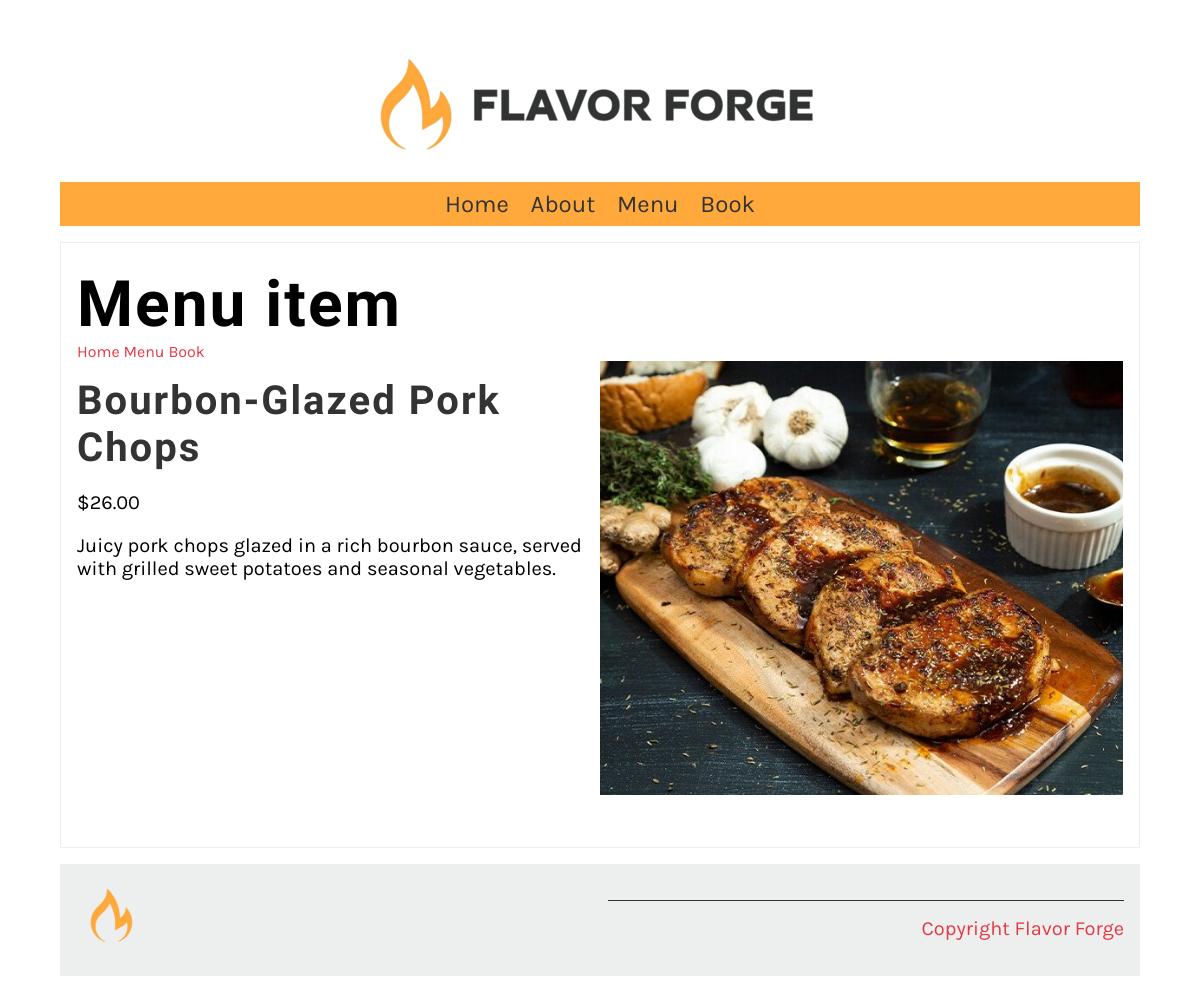
Screenshot of /menu_item/12/ with the database file from the repository.
### restaurant/models.py (models this page shows, shortened)
class Menu(models.Model):
   name=models.CharField(max_length=200)
   price=models.IntegerField()
   description=models.TextField(max_length=1000,default="")

### restaurant/views.py (the view)
# urls.py: path('menu_item/<int:pk>/',views.display_menu_items,name='menu_item'),
def display_menu_items(request,pk):
    if pk:
       con={'menu_item':Menu.objects.get(pk=pk)}
    else:
        con={'menu_item':""}
    return render(request,'menu_item.html',con)

### restaurant/templates/menu_item.html (shortened to what this page needs)
{% extends 'base.html' %}
{% load static %}
{% block content %}
<section>
    <article>
        <h1>Menu item</h1>
        <span>
            <a href="{% url 'home' %}">Home</a>
            <a href="{% url 'menu' %}">Menu</a>
            <a href="{%url 'book' %}">Book</a>
        </span>
        <div class="row">
            <div class="column">
                <h2>
                    {{menu_item.name}}
                </h2>
                <p>
                ${{menu_item.price}}.00
                </p>
                <p>
                    {{menu_item.description}}
                </p>
            </div>
            <div class="column">
                <img src="{% static '/img/menu_items/' %}{{ menu_item.name }}.jpg" alt="{{ menu_item.name}}" />
            </div>
        </div>
    </article>
</section>
{% endblock %}

### restaurant/static/css/style.css (style rules this page uses)
body { font-family: 'Karla', sans-serif; margin-top: 3rem; margin-bottom: 3rem; margin-left: 5%; margin-right: 5%; }
h1, h2, h3, h4, h5, h6 { font-family: 'Markazi Text', serif; letter-spacing: 2px;; }
h1 { font-size: 4rem; margin-top: 1.5rem; margin-bottom: 0; }
h2 { font-size: 2.5rem; color: #333333; margin:1rem 0; }
p, ul { font-size: 1.25rem;; }
a { color: #E63946; text-decoration: none; }
section { display: flex; gap: 2rem 1rem; margin-top: 1rem; margin-bottom: 1rem; flex-direction: row; }
article { flex:1; }
article img { max-width: 100%; }
main article { border: 1px solid #EDEFEE; padding-left: 1rem; padding-right: 1rem; }
.row { display: flex; flex-direction: row; width: 100%; padding-bottom: 1rem; }
.column { flex-basis: 50%; margin-bottom: 1rem; padding-bottom: 1rem; }

### rows the page displays
Menu: name "Bourbon-Glazed Pork Chops", price "26", description "Juicy pork chops glazed in a rich bourbon sauce, served with grilled sweet potatoes and seasonal vegetables.", name (picture)
